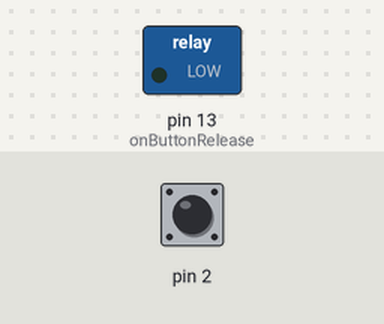
A sketch run on a simulated Arduino Uno, built with avr-gcc and run on an emulated ATmega328P. Parts: switched loads named in the sketch (green lamp = pin HIGH). The inputs (shaded band) are chosen by the test bench; at power-on: pin 2 HIGH.

Above: at 1.2 s.
1.3 s: pin 2 pulled LOW for 1 s
At 2.6 s:
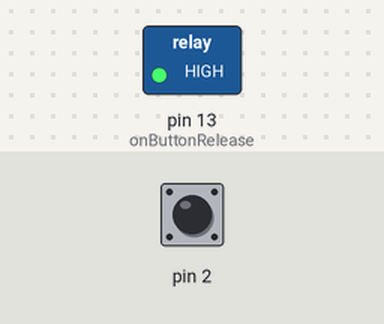
Timing chart, 0 to 9.5 s (numbered marks = the images above; inputs shaded):
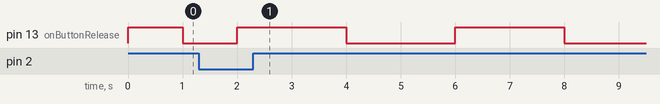

Measured:
- after the input at 1.3 s, pin 13 (onButtonRelease): HIGH → LOW after 2.7 s, → HIGH 2.0 s later, → LOW 2.0 s later

The sketch:

2.ino
```cpp
volatile int period = 1;

int calculateOCR(double frequency, long prescaler) {
  const long CLOCK_FREQ = 16000000;
  return (CLOCK_FREQ / (frequency * prescaler)) - 1.0;
}


void setup_timer1() {
  TCCR1A = 0;
  TCCR1B = 0;
  TCNT1  = 0;

  OCR1A = calculateOCR(1, 1024);

  TCCR1B |= (1 << WGM12);
  TCCR1B |= (1 << CS12) | (1 << CS10); // 1024
  TIMSK1 |= (1 << OCIE1A);
}

void setup()
{
  pinMode(2, INPUT_PULLUP);
  pinMode(13, OUTPUT);

  noInterrupts();
  setup_timer1();
  interrupts();

  attachInterrupt(digitalPinToInterrupt(2), onButtonRelease, RISING);
}


void onButtonRelease() {
  digitalWrite(13, HIGH);
  period = period >= 3 ? 1 : period + 1;
  OCR1A = calculateOCR(1.0/(double)(period), 1024);
}

ISR(TIMER1_COMPA_vect)
{
  PORTB ^= (1 << 5);
}

void loop()
{
  delay(1000);
}
```
